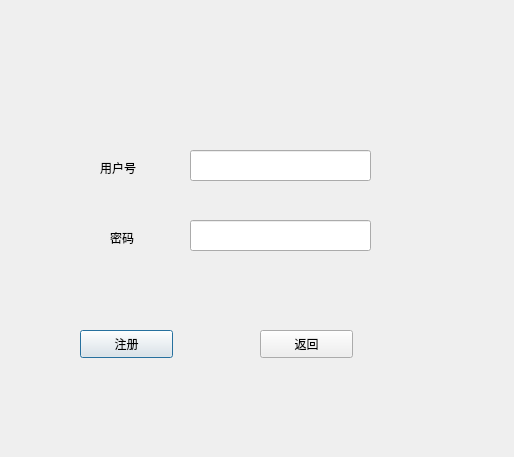
<?xml version="1.0" encoding="UTF-8"?>
<ui version="4.0">
 <class>rejster</class>
 <widget class="QDialog" name="rejster">
  <property name="geometry">
   <rect>
    <x>0</x>
    <y>0</y>
    <width>514</width>
    <height>457</height>
   </rect>
  </property>
  <property name="windowTitle">
   <string>Dialog</string>
  </property>
  <widget class="QLabel" name="label">
   <property name="geometry">
    <rect>
     <x>100</x>
     <y>160</y>
     <width>72</width>
     <height>15</height>
    </rect>
   </property>
   <property name="text">
    <string>用户号</string>
   </property>
  </widget>
  <widget class="QLineEdit" name="yonghulineEdit">
   <property name="geometry">
    <rect>
     <x>190</x>
     <y>150</y>
     <width>181</width>
     <height>31</height>
    </rect>
   </property>
  </widget>
  <widget class="QLabel" name="label_2">
   <property name="geometry">
    <rect>
     <x>110</x>
     <y>230</y>
     <width>72</width>
     <height>15</height>
    </rect>
   </property>
   <property name="text">
    <string>密码</string>
   </property>
  </widget>
  <widget class="QLineEdit" name="mimalineEdit">
   <property name="geometry">
    <rect>
     <x>190</x>
     <y>220</y>
     <width>181</width>
     <height>31</height>
    </rect>
   </property>
  </widget>
  <widget class="QPushButton" name="rejsterpushButton">
   <property name="geometry">
    <rect>
     <x>80</x>
     <y>330</y>
     <width>93</width>
     <height>28</height>
    </rect>
   </property>
   <property name="text">
    <string>注册</string>
   </property>
  </widget>
  <widget class="QPushButton" name="brankpushButton">
   <property name="geometry">
    <rect>
     <x>260</x>
     <y>330</y>
     <width>93</width>
     <height>28</height>
    </rect>
   </property>
   <property name="text">
    <string>返回</string>
   </property>
  </widget>
 </widget>
 <resources/>
 <connections/>
</ui>
